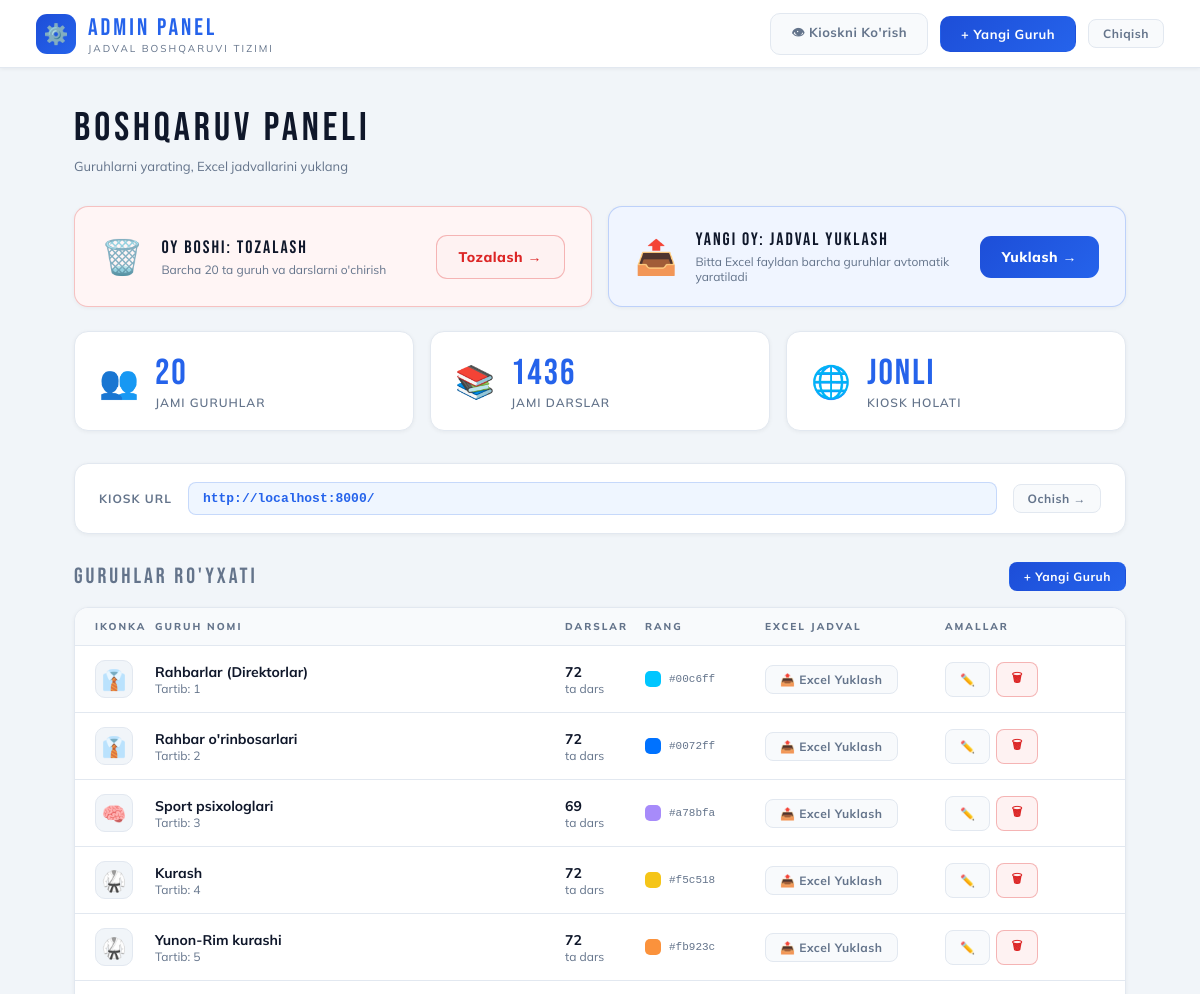
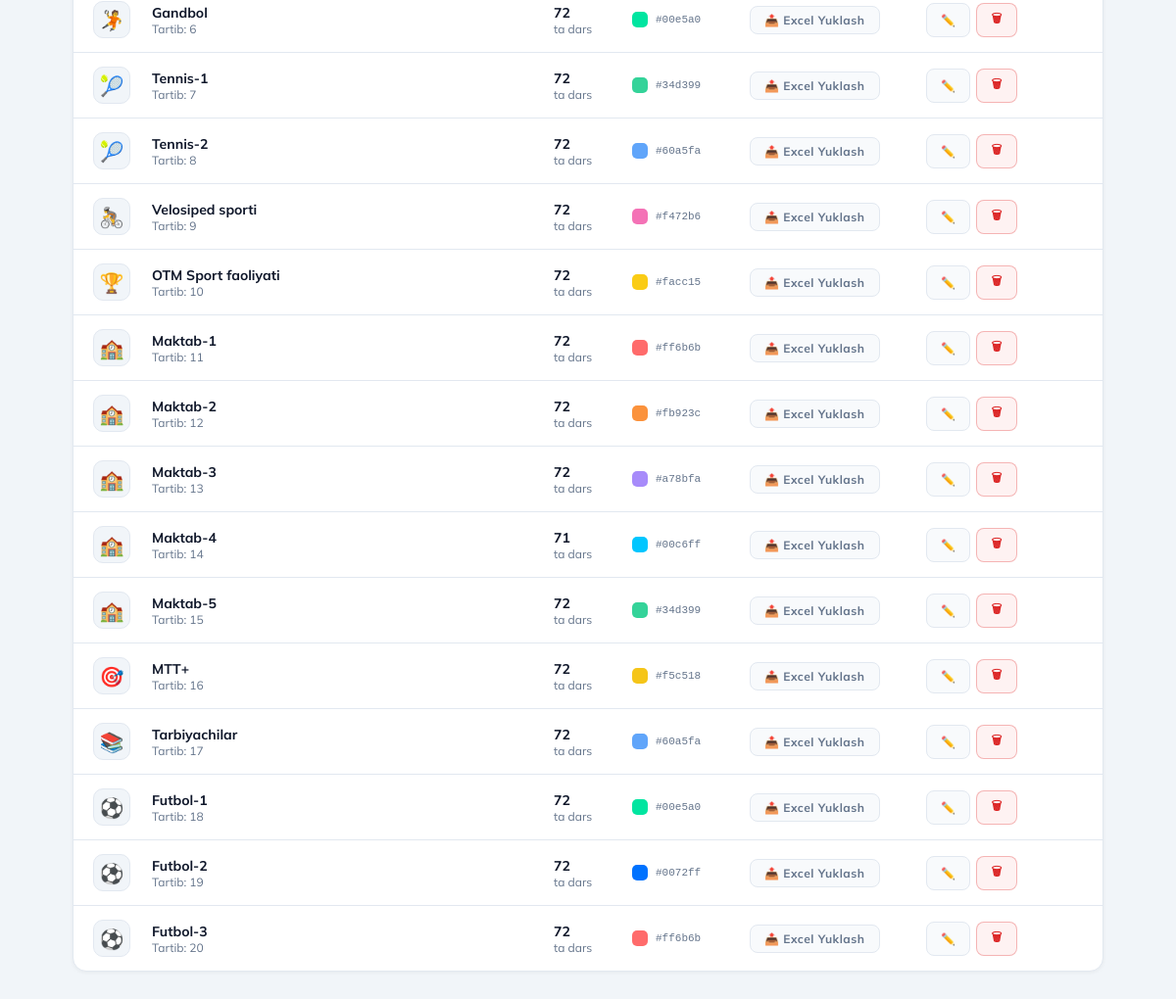
Page /admin-panel/ (signed in) on the committed database (2 pictures, top to bottom).
### jadval/models.py (models this page shows, shortened)
class Guruh(models.Model):
    nom = models.CharField(max_length=200, verbose_name="Guruh nomi")
    rang = models.CharField(max_length=7, default='#00c6ff', verbose_name="Rang (hex)")
    ikonka = models.CharField(max_length=10, default='🎓', verbose_name="Ikonka")
    ikonka_rasm = models.ImageField(upload_to='ikonkalar/', blank=True, null=True, verbose_name="Ikonka rasmi (ixtiyoriy)")
    tartib = models.IntegerField(default=0, verbose_name="Tartib")
    yaratilgan = models.DateTimeField(auto_now_add=True)
    class Meta:
        ordering = ['tartib', 'nom']
        verbose_name = "Guruh"
        verbose_name_plural = "Guruhlar"

### jadval/views.py (the view)
# urls.py: path('admin-panel/', views.admin_panel, name='admin_panel'),
@login_required(login_url='/admin-panel/login/')
def admin_panel(request):
    guruhlar = Guruh.objects.all()
    total_dars = sum(g.darslar.count() for g in guruhlar)
    return render(request, 'jadval/admin_panel.html', {'guruhlar': guruhlar, 'total_dars': total_dars})

### templates/jadval/admin_panel.html (shortened to what this page needs)
<!DOCTYPE html>
<html lang="uz">
<head>
</head>
<body>
<header>
  <div class="logo">
    <div class="logo-box">⚙️</div>
    <div>
      <div class="logo-title">ADMIN PANEL</div>
      <div class="logo-sub">Jadval boshqaruvi tizimi</div>
    </div>
  </div>
  <div class="header-right">
    <a href="/" class="btn btn-outline">👁 Kioskni Ko'rish</a>
    <a href="{% url 'guruh_create' %}" class="btn btn-primary">+ Yangi Guruh</a>
    <a href="{% url 'admin_logout' %}" class="btn btn-outline btn-sm">Chiqish</a>
  </div>
</header>
<main>
  <div class="page-title">BOSHQARUV PANELI</div>
  <div class="page-sub">Guruhlarni yarating, Excel jadvallarini yuklang</div>
  <div class="monthly-actions">
    <div class="ma-card ma-danger">
      <div class="ma-icon">🗑️</div>
      <div class="ma-texts">
        <div class="ma-title">OY BOSHI: TOZALASH</div>
        <div class="ma-sub">Barcha {{ guruhlar.count }} ta guruh va darslarni o'chirish</div>
      </div>
      <form method="post" action="{% url 'clear_all' %}" onsubmit="return confirm('⚠️ Hamma guruh va darslar o\'chiriladi! Davom etasizmi?')">
        <button type="submit" class="ma-btn ma-btn-red">Tozalash →</button>
      </form>
    </div>
    <div class="ma-card ma-primary">
      <div class="ma-icon">📤</div>
      <div class="ma-texts">
        <div class="ma-title">YANGI OY: JADVAL YUKLASH</div>
        <div class="ma-sub">Bitta Excel fayldan barcha guruhlar avtomatik yaratiladi</div>
      </div>
      <a href="{% url 'bulk_upload' %}" class="ma-btn ma-btn-blue">Yuklash →</a>
    </div>
  </div>
  <div class="stats-row">
    <div class="stat-card">
      <div class="stat-icon">👥</div>
      <div>
        <div class="stat-val">{{ guruhlar.count }}</div>
        <div class="stat-label">Jami guruhlar</div>
      </div>
    </div>
    <div class="stat-card">
      <div class="stat-icon">📚</div>
      <div>
        <div class="stat-val">{{ total_dars }}</div>
        <div class="stat-label">Jami darslar</div>
      </div>
    </div>
    <div class="stat-card">
      <div class="stat-icon">🌐</div>
      <div>
        <div class="stat-val">Jonli</div>
        <div class="stat-label">Kiosk holati</div>
      </div>
    </div>
  </div>
  <div class="kiosk-link-bar">
    <div class="kiosk-link-label">Kiosk URL</div>
    <div class="kiosk-url">http://localhost:8000/</div>
    <a href="/" target="_blank" class="btn btn-outline btn-sm">Ochish →</a>
  </div>
  <div class="section-head">
    <div class="section-title">GURUHLAR RO'YXATI</div>
    <a href="{% url 'guruh_create' %}" class="btn btn-primary btn-sm">+ Yangi Guruh</a>
  </div>
  <div class="groups-table">
    <div class="table-head">
      <div>IKONKA</div>
      <div>GURUH NOMI</div>
      <div>DARSLAR</div>
      <div>RANG</div>
      <div>EXCEL JADVAL</div>
      <div>AMALLAR</div>
    </div>
    {% for guruh in guruhlar %}
    <div class="table-row">
      <div><div class="row-icon">{{ guruh.ikonka }}</div></div>
      <div>
        <div class="row-name">{{ guruh.nom }}</div>
        <div class="row-count">Tartib: {{ guruh.tartib }}</div>
      </div>
      <div>
        <div class="row-name">{{ guruh.darslar.count }}</div>
        <div class="row-count">ta dars</div>
      </div>
      <div class="row-rang">
        <div class="rang-dot" style="background:{{ guruh.rang }}"></div>
        <span class="rang-hex">{{ guruh.rang }}</span>
      </div>
      <div>
        <a href="{% url 'guruh_excel_upload' guruh.pk %}" class="btn btn-outline btn-sm">
          📤 Excel Yuklash
        </a>
      </div>
      <div class="row-actions">
        <a href="{% url 'guruh_edit' guruh.pk %}" class="btn btn-outline btn-sm">✏️</a>
        <form method="post" action="{% url 'guruh_delete' guruh.pk %}"
              onsubmit="return confirm('{{ guruh.nom }} guruhini o\'chirmoqchimisiz?')">
          <button type="submit" class="btn btn-danger btn-sm">🗑</button>
        </form>
      </div>
    </div>
    {% empty %}
    <div class="empty-table">
      <div class="empty-table-icon">📭</div>
      <div>Hali guruhlar yaratilmagan</div>
      <a href="{% url 'guruh_create' %}" class="btn btn-primary" style="margin-top:16px;display:inline-flex">+ Birinchi guruhni yarating</a>
    </div>
    {% endfor %}
  </div>
</main>
</body>
</html>

### rows in the picture
Guruh: ikonka "👔", nom "Rahbarlar (Direktorlar)", tartib "1", darslar.count "72", rang "#00c6ff"
Guruh: ikonka "👔", nom "Rahbar o'rinbosarlari", tartib "2", darslar.count "72", rang "#0072ff"
Guruh: ikonka "🧠", nom "Sport psixologlari", tartib "3", darslar.count "69", rang "#a78bfa"
Guruh: ikonka "🥋", nom "Kurash", tartib "4", darslar.count "72", rang "#f5c518"
Guruh: ikonka "🥋", nom "Yunon-Rim kurashi", tartib "5", darslar.count "72", rang "#fb923c"
Guruh: ikonka "🤾", nom "Gandbol", tartib "6", darslar.count "72", rang "#00e5a0"
Guruh: ikonka "🎾", nom "Tennis-1", tartib "7", darslar.count "72", rang "#34d399"
Guruh: ikonka "🎾", nom "Tennis-2", tartib "8", darslar.count "72", rang "#60a5fa"
Guruh: ikonka "🚴", nom "Velosiped sporti", tartib "9", darslar.count "72", rang "#f472b6"
Guruh: ikonka "🏆", nom "OTM Sport faoliyati", tartib "10", darslar.count "72", rang "#facc15"
Guruh: ikonka "🏫", nom "Maktab-1", tartib "11", darslar.count "72", rang "#ff6b6b"
Guruh: ikonka "🏫", nom "Maktab-2", tartib "12", darslar.count "72", rang "#fb923c"
Guruh: ikonka "🏫", nom "Maktab-3", tartib "13", darslar.count "72", rang "#a78bfa"
Guruh: ikonka "🏫", nom "Maktab-4", tartib "14", darslar.count "71", rang "#00c6ff"
Guruh: ikonka "🏫", nom "Maktab-5", tartib "15", darslar.count "72", rang "#34d399"
Guruh: ikonka "🎯", nom "MTT+", tartib "16", darslar.count "72", rang "#f5c518"
Guruh: ikonka "📚", nom "Tarbiyachilar", tartib "17", darslar.count "72", rang "#60a5fa"
Guruh: ikonka "⚽", nom "Futbol-1", tartib "18", darslar.count "72", rang "#00e5a0"
Guruh: ikonka "⚽", nom "Futbol-2", tartib "19", darslar.count "72", rang "#0072ff"
Guruh: ikonka "⚽", nom "Futbol-3", tartib "20", darslar.count "72", rang "#ff6b6b"

### other values in the picture
{{ guruhlar.count }} "20"
{{ total_dars }} "1436"
